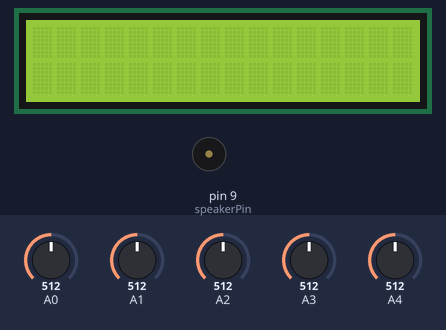
Bench run of a sketch on a simulated Arduino Uno, built with avr-gcc and run on an emulated ATmega328P. On the bench: 16×2 character LCD, buzzer (waves = sounding). The inputs (shaded band) are chosen by the test bench; at power-on: A0 = 512, A3 = 512, A4 = 512, A1 = 512, A2 = 512. What the sketch prints to the serial monitor is not drawn.

Above: at 1.2 s.
1.3 s: A0 set to 44
3.0 s: A0 set to 38
At 4.8 s:
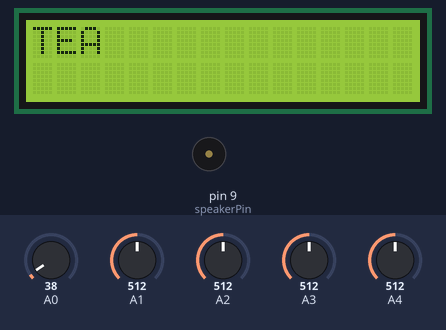
7.6 s: A3 set to 19
10.1 s: A3 set to 15
At 12.2 s:
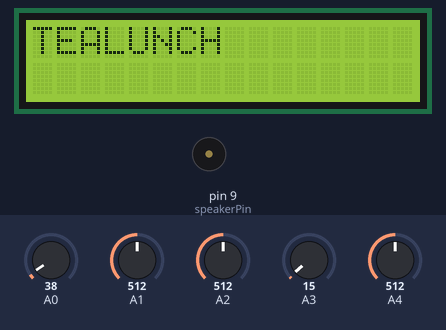
14.7 s: A4 set to 10
At 17.05 s:
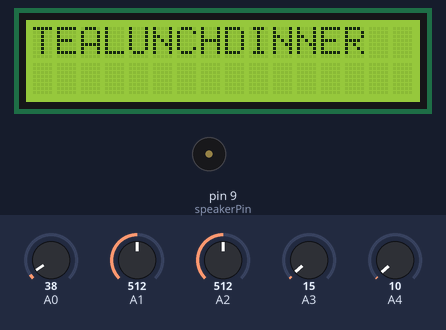
19.3 s: A0 set to 20
At 21.61 s:
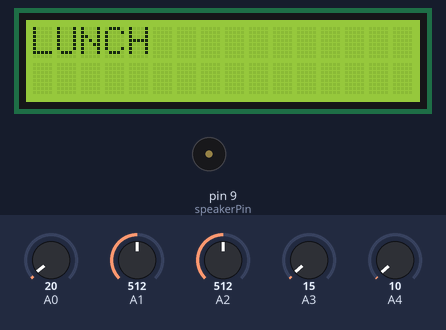
Timing chart, 0 to 24.3 s (numbered marks = the images above; inputs shaded):
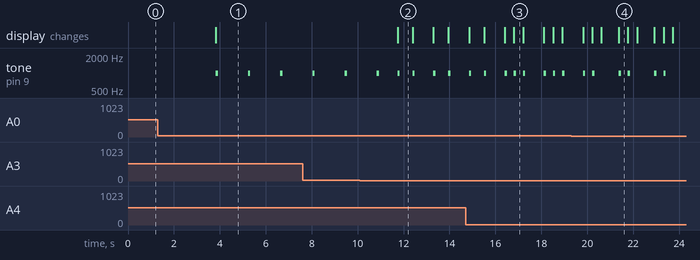

Measured:
- the behaviour switches between 41 and 40 on A0 (found by bisection; images 0 and 1)
- the behaviour switches between 17 and 16 on A3 (found by bisection; images 1 and 2)
- after the input at 1.3 s, every drawn part: stays the same
- after the input at 3.0 s, tone on pin 9 (speakerPin): alternates 1000 Hz for 0.10 s and silent for 1.3 s, starting after 0.82 s; the display: changes after 0.82 s (image 1)
- after the input at 10.1 s, the display: changes after 1.6 s (image 2)
- after the input at 14.7 s, the display: first differs from a run without the input after 2.1 s (image 3)
- after the input at 19.3 s, the display: first differs from a run without the input after 1.3 s (image 4 shows a later state)
- what the display in image 2 shows lasts 0.7 s, from 11.7 s to 12.4 s

The sketch:

main.ino
```cpp
#include <LiquidCrystal.h>

LiquidCrystal lcd(12, 11, 5, 4, 3, 2);
const int speakerPin = 9; // Connect the speaker to digital pin 9

int a = 0;
int b = 0;
int c = 0;
int d = 0;
int e = 0;

void setup()
{
  pinMode(A0, INPUT);
  pinMode(A1, INPUT);
  pinMode(A2, INPUT);
  pinMode(A3, INPUT);
  pinMode(A4, INPUT);

  pinMode(speakerPin, OUTPUT);

  Serial.begin(9600);
  lcd.begin(16, 2);
  lcd.setCursor(0, 1);
}

void loop()
{
  a = analogRead(A0); //thumb
  b = analogRead(A1); //index
  c = analogRead(A2); //middle
  d = analogRead(A3); //ring
  e = analogRead(A4); //little
 //Serial.println(e);

  lcd.clear();

  if (a>=30 && a<=40) {
    Serial.println("TEA");
    lcd.print("TEA");
    beep(); // Beep when displaying "TEA"
  }
  delay(250);

  if (b>=20 && b<30) {
    Serial.println("COFFEE");
    lcd.print("COFFEE");
    beep(); // Beep when displaying "COFFEE"
  }
  delay(250);

  if (c>=15 && c<=25 ) {
    Serial.println("NEWSPAPER");
    lcd.print("NEWSPAPER");
    beep(); // Beep when displaying "NEWSPAPER"
  }
  delay(250);

  if (d>= 10 && d<=16) {
    Serial.println("LUNCH");
    lcd.print("LUNCH");
    beep(); // Beep when displaying "LUNCH"
  }
  delay(250);

  if (e>=10 && e<=20 ) {
    Serial.println("DINNER");
    lcd.print("DINNER");
    beep(); // Beep when displaying "DINNER"
  }
  delay(250);
  lcd.setCursor(0, 1);
}

void beep() {
  tone(speakerPin, 1000, 100); // Beep at 1000 Hz for 100 ms
  delay(150); // Add a short delay to avoid overlapping with LCD display
  noTone(speakerPin); // Stop the tone
}
```
